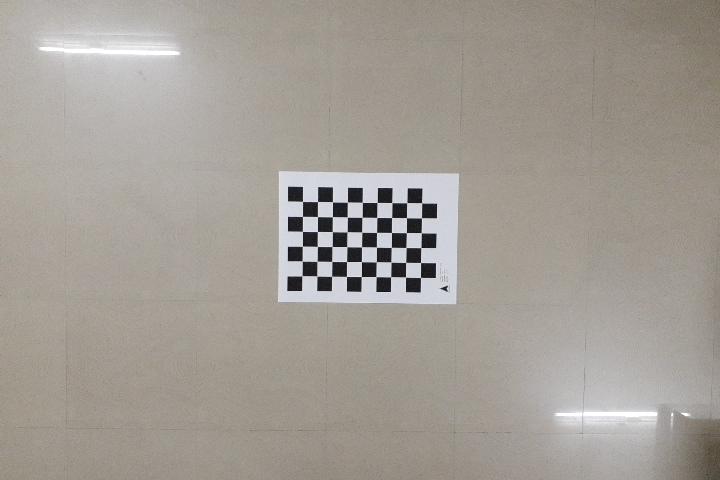
#> input picture Calibration Images/1.jpg, 720 x 480 px; its folder holds 5 pictures in this run
$ jupyter execute --allow-errors 'Camera Calibration.ipynb'   (shell and % lines are left out)   (Python 2 division)
#> lines starting #> are read from the running program, lines starting #| are printed output that depends on the picture; long printed decimals are rounded
#> further down, img is the input picture: shape (480, 720, 3); mean R, G, B 163, 157.4, 149.9
#> `ret, corners = cv2.findChessboardCorners(gray_img, (9,6),None)`: ret = True; corners = 54 rows, first 8: [302.5, 201.4], [317.5, 201.5], [332.5, 201.8], [347.4, 202], [362.4, 202.4], [377.2, 202.4], [391.8, 202.6], [406.7, 202.6]
# Camera Calibration
<b>Authors:</b> Tanmay Samak and Chinmay Samak

### Objectives:
* Calibrate a camera to get its distortion coefficients, intrinsic parameters and extrinsic parameters.

### Theory:

Camera calibration computes the following parameters:
* Distortion coefficients
* Camera Intrinsic Parameters
    * Focal length
    * Optical centers
* Camera Extrinsic Parameters
    * Rotation vector
    * Translation vector

Following is a brief description of the process [1].

#### Distortion Coefficients

Some cameras introduce significant distortion to images. Two major kinds of distortion are radial distortion and tangential distortion.

Radial distortion causes straight lines to appear curved. Radial distortion becomes larger the farther points are from the center of the image. The amount of radial distortion can be represented as follows:

\begin{equation}
x_{distorted} = x( 1 + k_1 r^2 + k_2 r^4 + k_3 r^6) \\ y_{distorted} = y( 1 + k_1 r^2 + k_2 r^4 + k_3 r^6)
\end{equation}

Similarly, tangential distortion occurs because the image-taking lense is not aligned perfectly parallel to the imaging plane. So, some areas in the image may look nearer than expected. The amount of tangential distortion can be represented as below:

\begin{equation}
x_{distorted} = x + [ 2p_1xy + p_2(r^2+2x^2)] \\ y_{distorted} = y + [ p_1(r^2+ 2y^2)+ 2p_2xy]
\end{equation}

In short, we need to find five parameters, known as distortion coefficients given by:

\begin{equation}
dist = (k_1 \hspace{10pt} k_2 \hspace{10pt} p_1 \hspace{10pt} p_2 \hspace{10pt} k_3)
\end{equation}

#### Camera Intrinsic Parameters

Intrinsic parameters are specific to a camera. They include information like focal length ($f_x,f_y$) and optical centers ($c_x,c_y$). The focal length and optical centers can be used to create a camera matrix, which can be used to remove distortion due to the lenses of a specific camera. The camera matrix is unique to a specific camera, so once calculated, it can be reused on other images taken by the same camera. It is expressed as a $3 \times 3$ matrix:

\begin{equation}
mtx = \left [ \begin{matrix} f_x & 0 & c_x \\ 0 & f_y & c_y \\ 0 & 0 & 1 \end{matrix} \right ]
\end{equation}

#### Camera Extrinsic Parameters

Extrinsic parameters correspond to rotation and translation vectors, $r_{vecs}$ and $t_{vecs}$ respectively, which transform coordinates of a 3D point to a coordinate system.

### Implementation:

To find these parameters, we must provide some sample images of a well defined pattern (e.g. a chess board). We find some specific points of which we already know the relative positions (e.g. square corners in the chess board). We know the coordinates of these points in real world space and we know the coordinates in the image, so we can solve for the distortion coefficients. For better results, we need at least 10 test patterns.

The important input data needed for calibration of the camera is the set of 3D real world points, i.e. object points or `objpoints` and the corresponding 2D coordinates of these points in the image, i.e. image points or `imgpoints`.

2D image points can be easily found from the image; these image points are locations where two black squares touch each other in chess boards.

However, it is not straightforward to compute the 3D real world points since the images are taken from a static camera and chess boards are placed at different locations and orientations. So we need to know (X,Y,Z) values. But for simplicity, we can say chess board was kept stationary at XY plane, (so Z=0 always) and camera was moved accordingly. This consideration helps us to find only X,Y values. Now for X,Y values, we can simply pass the points as (0,0), (1,0), (2,0), ... which denotes the location of points. In this case, the results we get will be in the scale of size of chess board square. But if we know the square size, (say 30 mm), we can pass the values as (0,0), (30,0), (60,0), ... Thus, we get the results in mm.

Once we get the `objpoints` and `imgpoints`, we can use them to calibrate the camera.

### Import Packages

[cell 1]
import numpy as np
import cv2
import glob
import pickle
import collections
import matplotlib.pyplot as plt
import matplotlib.image as mpimg

### Camera Calibration

Extract `objpoints` and `imgpoints` using images of calibration grid taken from the camera.

[cell 2]
cell_size = 0.07 # Size of the square cell (should not affect the result)
objp = np.zeros((6*9,3), np.float32) # Using a 6x9 grid image for calibration
objp[:,:2] = np.mgrid[0:9,0:6].T.reshape(-1,2)*cell_size # Grid points

# Arrays to store object points and image points from all the images
objpoints = [] # 3D points in real world space
imgpoints = [] # 2D points in image plane

# Make a list of calibration images
images = glob.glob('Calibration Images/*.jpg')

# Step through the list and search for grid corners
#> (the rest of this cell did not finish here and is left out)

Use the `objpoints` and `imgpoints` to calibrate the camera for a specified `imgsize`.

[cell 3]
img = mpimg.imread('Calibration Images/1.jpg') # Read in a test calibration image
img_size = (img.shape[1], img.shape[0]) # Get the image dimensions
#> img_size = (720, 480)

ret, mtx, dist, rvecs, tvecs = cv2.calibrateCamera(objpoints, imgpoints, img_size, None, None) # Calibrate the camera
#> ret = 0.149; mtx = [[1877.8, 0, 317.4], [0, 1889.9, 208.3], [0, 0, 1]]; dist = [[2.15, 226.6, -0.0753, -0.112, -0.946]]; rvecs = ([0.11, 0.087, 0.0105],); tvecs = ([-0.069, -0.0322, 8.77],)

# Print the camera calibration result
print('Distortion Coefficients:')
print('dist = \n' + str(dist))
#| dist =
#| [[ 2.15239090e+00  2.26565116e+02 -7.53125292e-02 -1.12189448e-01
#|   -9.46078117e-01]]
print('')

print('Camera Intrinsic Parameters:')
print('mtx = \n' + str(mtx))
#| mtx =
#| [[1.87782903e+03 0.00000000e+00 3.17414476e+02]
#|  [0.00000000e+00 1.88987348e+03 2.08326473e+02]
#|  [0.00000000e+00 0.00000000e+00 1.00000000e+00]]
print('')

print('Camera Extrinsic Parameters:')
print('rvecs = \n' + str(rvecs))
#| rvecs =
#| (array([[0.1103],
#|        [0.08698],
#|        [0.01051]]),)
print('')
print('tvecs = \n' + str(tvecs))
#| tvecs =
#| (array([[-0.06896],
#|        [-0.03219],
#|        [ 8.768]]),)

# Save the camera calibration result for later use
camera_pickle = {}
camera_pickle["mtx"] = mtx
camera_pickle["dist"] = dist
camera_pickle["rvecs"] = rvecs
camera_pickle["tvecs"] = tvecs
pickle.dump(camera_pickle, open("Camera Parameters.p", "wb"))

Undistort a test calibration image (sanity check).

[cell 4]
img = mpimg.imread('Calibration Images/1.jpg') # Read in a test calibration image
undistorted_image = cv2.undistort(img, mtx, dist, None, mtx) # Generate the undistorted image
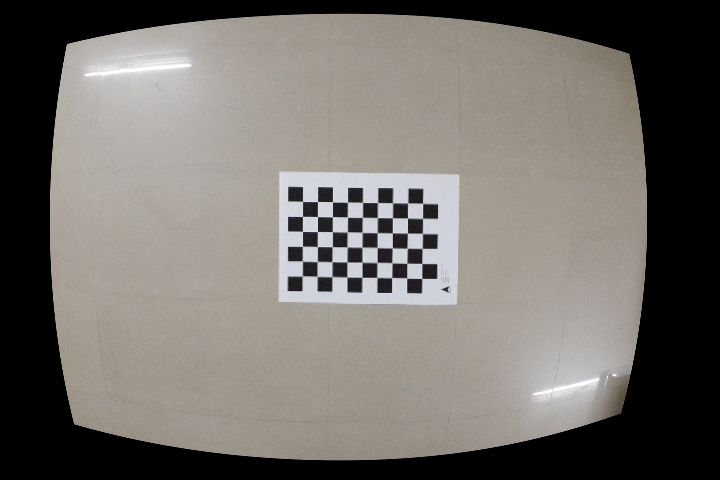
#> undistorted_image: shape (480, 720, 3); mean R, G, B 115.5, 111.6, 106.6

# Plot inline
# View the results side-by-side
f, (ax1, ax2) = plt.subplots(1, 2, figsize=(10, 5))
f.tight_layout()
ax1.imshow(img)
ax1.set_title('Original Image', fontsize=20)
ax2.imshow(undistorted_image)
ax2.set_title('Undistorted Image', fontsize=20)
plt.subplots_adjust(left=0.0, right=1.0, top=0.9, bottom=0.0)
plt.show()
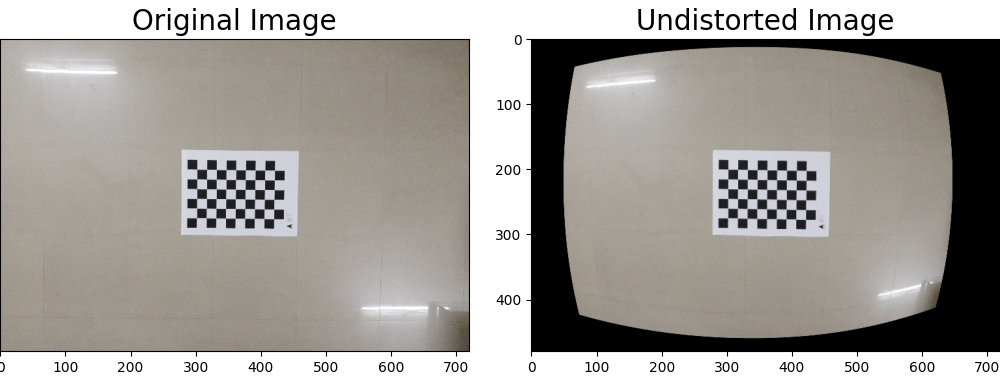
#> figure drawn by matplotlib, 2 panels
